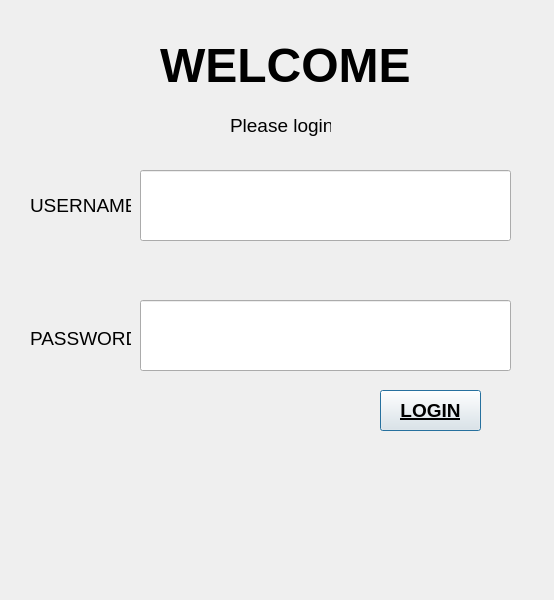
<?xml version="1.0" encoding="UTF-8"?>
<ui version="4.0">
 <class>Dialog</class>
 <widget class="QDialog" name="Dialog">
  <property name="geometry">
   <rect>
    <x>0</x>
    <y>0</y>
    <width>554</width>
    <height>600</height>
   </rect>
  </property>
  <property name="minimumSize">
   <size>
    <width>554</width>
    <height>600</height>
   </size>
  </property>
  <property name="maximumSize">
   <size>
    <width>554</width>
    <height>600</height>
   </size>
  </property>
  <property name="windowTitle">
   <string>LOGIN</string>
  </property>
  <property name="windowIcon">
   <iconset>
    <normalon>:/icon/cross.jpg</normalon>
   </iconset>
  </property>
  <widget class="QLabel" name="label_usename">
   <property name="geometry">
    <rect>
     <x>30</x>
     <y>190</y>
     <width>101</width>
     <height>31</height>
    </rect>
   </property>
   <property name="font">
    <font>
     <pointsize>14</pointsize>
    </font>
   </property>
   <property name="cursor">
    <cursorShape>ArrowCursor</cursorShape>
   </property>
   <property name="text">
    <string>USERNAME</string>
   </property>
  </widget>
  <widget class="QLabel" name="label_welcome_2">
   <property name="geometry">
    <rect>
     <x>230</x>
     <y>110</y>
     <width>101</width>
     <height>31</height>
    </rect>
   </property>
   <property name="font">
    <font>
     <pointsize>14</pointsize>
    </font>
   </property>
   <property name="text">
    <string>Please login</string>
   </property>
  </widget>
  <widget class="QLineEdit" name="Username">
   <property name="geometry">
    <rect>
     <x>140</x>
     <y>170</y>
     <width>371</width>
     <height>71</height>
    </rect>
   </property>
   <property name="font">
    <font>
     <pointsize>14</pointsize>
    </font>
   </property>
  </widget>
  <widget class="QPushButton" name="LoginButton">
   <property name="geometry">
    <rect>
     <x>380</x>
     <y>390</y>
     <width>101</width>
     <height>41</height>
    </rect>
   </property>
   <property name="font">
    <font>
     <pointsize>14</pointsize>
     <weight>75</weight>
     <bold>true</bold>
     <underline>true</underline>
    </font>
   </property>
   <property name="text">
    <string>LOGIN</string>
   </property>
  </widget>
  <widget class="QLabel" name="label_password">
   <property name="geometry">
    <rect>
     <x>30</x>
     <y>330</y>
     <width>101</width>
     <height>16</height>
    </rect>
   </property>
   <property name="font">
    <font>
     <pointsize>14</pointsize>
    </font>
   </property>
   <property name="text">
    <string>PASSWORD</string>
   </property>
  </widget>
  <widget class="QLineEdit" name="Password">
   <property name="geometry">
    <rect>
     <x>140</x>
     <y>300</y>
     <width>371</width>
     <height>71</height>
    </rect>
   </property>
   <property name="font">
    <font>
     <pointsize>14</pointsize>
     <stylestrategy>NoAntialias</stylestrategy>
    </font>
   </property>
   <property name="echoMode">
    <enum>QLineEdit::Password</enum>
   </property>
  </widget>
  <widget class="QLabel" name="label_welcome">
   <property name="geometry">
    <rect>
     <x>160</x>
     <y>30</y>
     <width>291</width>
     <height>71</height>
    </rect>
   </property>
   <property name="font">
    <font>
     <pointsize>36</pointsize>
     <weight>75</weight>
     <bold>true</bold>
    </font>
   </property>
   <property name="text">
    <string>WELCOME</string>
   </property>
  </widget>
 </widget>
 <resources>
  <include location="../../Downloads/test.qrc"/>
  <include location="icon.qrc"/>
 </resources>
 <connections/>
</ui>
